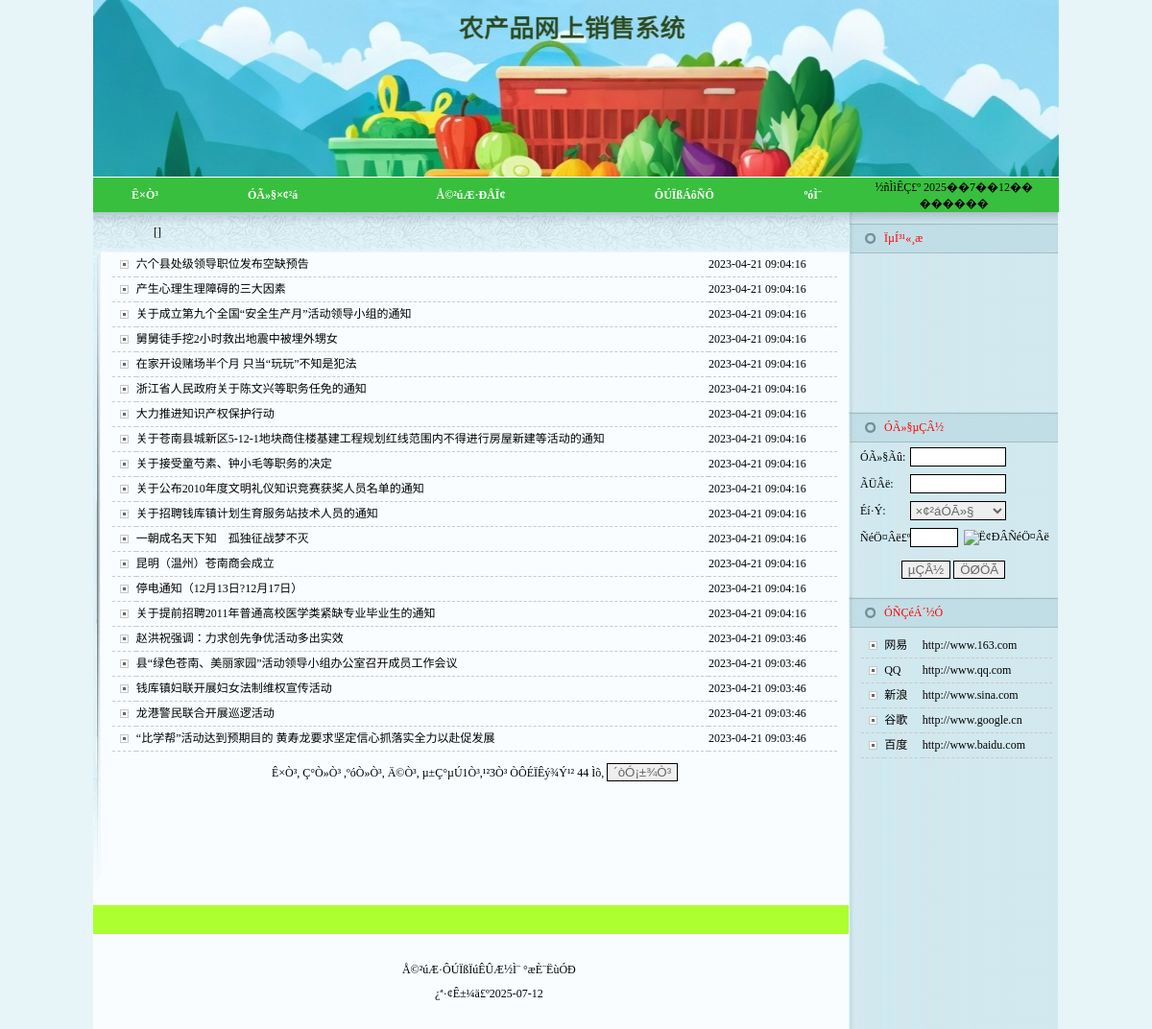
Page /news.php on the committed database.
### tables this page shows
CREATE TABLE `xinwentongzhi` (
  `id` int(11) NOT NULL AUTO_INCREMENT,
  `biaoti` varchar(500) DEFAULT NULL,
  `leibie` varchar(50) DEFAULT NULL,
  `neirong` text,
  `tianjiaren` varchar(50) DEFAULT NULL,
  `addtime` timestamp NULL DEFAULT CURRENT_TIMESTAMP,
  `shouyetupian` varchar(50) DEFAULT NULL,
  `dianjilv` int(11) DEFAULT '1',
  PRIMARY KEY (`id`)
);

CREATE TABLE `youqinglianjie` (
  `id` int(11) NOT NULL AUTO_INCREMENT,
  `wangzhanmingcheng` varchar(50) DEFAULT NULL,
  `wangzhi` varchar(50) DEFAULT NULL,
  `addtime` timestamp NULL DEFAULT CURRENT_TIMESTAMP,
  `logo` varchar(255) DEFAULT NULL,
  PRIMARY KEY (`id`)
);

### news.php (the view, shortened to what this page needs)
<?php
$lb=$_GET["lb"];
if($lb=="")
{
	$lb=$_POST["lb"];
}
?>
<html>
<head>
<LINK href="qtimages/style.css" type=text/css rel=stylesheet>
</head>
<body>
<TABLE cellSpacing=0 cellPadding=0 width=1002 align=center border=0>
  <TBODY>
  <TR>
    <TD>
<?php include_once 'qttop.php';?></TD></TR>
  <TR>
    <TD>
      <TABLE cellSpacing=0 cellPadding=0 width=1002 border=0>
        <TBODY>
        <TR>
          <TD vAlign=top width=786>
            <TABLE cellSpacing=0 cellPadding=0 width=787 bgColor=#f9fdff
            border=0>
              <TBODY>
              <TR>
                <TD
                  height=42 background=qtimages/sy_bg.jpg class="title"><table width="100%" border="0" cellpadding="0" cellspacing="0">
                  <tr>
                    <td width="8%">&nbsp;</td>
                    <td width="92%" ><font class="title">[<?php echo $lb;?>]</font></td>
                  </tr>
                </table></TD>
              </TR>
              <TR>
                <TD vAlign=top bgColor=#edf7f9 height=74>
                  <TABLE cellSpacing=0 cellPadding=0 width=787 border=0>
                    <TBODY>
                    <TR>
                      <TD width=8 height="246" align=right><IMG height=660
                        src="qtimages/sy_line.jpg" width=8></TD>
                      <TD width=100% height="660" vAlign=top bgColor=#f9fdff><table width="97%" border="0" align="center" cellpadding="0" cellspacing="0" class="newsline">
                        <?php
    $sql="select * from xinwentongzhi where 1=1";
  $sql=$sql." order by id desc";
$query=mysql_query($sql);
  $rowscount=mysql_num_rows($query);
  if($rowscount==0)
  {}
  else
  {
  $pagelarge=20;
  $pagecurrent=$_GET["pagecurrent"];
  if($rowscount%$pagelarge==0)
  {
		$pagecount=$rowscount/$pagelarge;
  }
  else
  {
   		$pagecount=intval($rowscount/$pagelarge)+1;
  }
  if($pagecurrent=="" || $pagecurrent<=0)
{
	$pagecurrent=1;
}
		$ddddd=$pagecurrent*$pagelarge;
	for($i=$pagecurrent*$pagelarge-$pagelarge;$i<$ddddd;$i++)
{
  ?>
                        <tr height="25">
                          <td width="3%" align="center" class="newsline"><img src="qtimages/1.jpg"></td>
                          <td width="71%" class="newsline"><a href="gg_detail.php?id=<?php echo mysql_result($query,$i,"id");?>"><?php echo mysql_result($query,$i,"biaoti");?></a></td>
                          <td width="16%" class="newsline"><?php echo mysql_result($query,$i,"addtime");?></td>
                        </tr>
                        <?php
						}
					  }
					  ?>
                      </table>
                        <p align="center"><a href="news.php?pagecurrent=1&lb=<?php echo $lb;?>">Ê×Ò³</a>, <a href="news.php?pagecurrent=<?php echo $pagecurrent-1;?>&lb=<?php echo $lb;?>">Ç°Ò»Ò³</a> ,<a href="news.php?pagecurrent=<?php echo $pagecurrent+1;?>&lb=<?php echo $lb;?>">ºóÒ»Ò³</a>, <a href="news.php?pagecurrent=<?php echo $pagecount;?>&lb=<?php echo $lb;?>">Ä©Ò³</a>, µ±Ç°µÚ<?php echo $pagecurrent;?>Ò³,¹²<?php echo $pagecount;?>Ò³ ÒÔÉÏÊý¾Ý¹²
                          <?php
		echo $rowscount;
	?>
                          Ìõ,
  <input type="button" name="Submit22" onClick="javascript:window.print();" value="´òÓ¡±¾Ò³" style=" height:19px; border:solid 1px #000000; color:#666666" />
                        </p></TD>
                    </TR></TBODY></TABLE></TD></TR>
              <TR>
                <TD bgColor=#f9fdff height=5></TD></TR>
              <TR>
                <TD>&nbsp;</TD>
              </TR>
              <TR>
                <TD>
                  <?php include_once 'qtdown.php';?></TD></TR></TBODY></TABLE></TD>
          <TD vAlign=top width=216
            background=qtimages/rightbg.jpg><?php include_once 'qtleft.php';?>
</TD></TR></TBODY></TABLE></TD></TR></TBODY></TABLE>
</body>
</html>

### qtleft.php (shortened to what this page needs)
<TABLE cellSpacing=0
       cellPadding=0 width="218" border=0>
    <TBODY>
    <TR>
        <TD><IMG height=11 src="qtimages/righttop.jpg"
                 width=218></TD>
    </TR>
    <TR>
        <TD background=qtimages/rightbg1.jpg height=33>
            <TABLE cellSpacing=0 cellPadding=0 width="83%" align=right
                   border=0>
                <TBODY>
                <TR>
                    <TD class=red width="69%">ÏµÍ³¹«¸æ</TD>
                    <TD width="31%"></TD>
                </TR>
                </TBODY>
            </TABLE>
        </TD>
    </TR>
    <TR>
        <TD height="154">
            <TABLE cellSpacing=0 cellPadding=0 width="93%" align=center
                   border=0>
                <TBODY>
                <TR>
                    <TD>
                        <marquee border="0" direction="up" height="138" onMouseOut="start()" onMouseOver="stop()"
                                 scrollamount="1" scrolldelay="50">
                            <table width="100%" height="100%"
                                   border="0" align="center"
                                   cellpadding="0" cellspacing="5">
                            </table>
                        </marquee>
                    </TD>
                </TR>
                </TBODY>
            </TABLE>
        </TD>
    </TR>
    <tr>
        <td height="10"></td>
    </tr>
    <TR>
        <TD background=qtimages/rightbg1.jpg height=33>
            <TABLE cellSpacing=0 cellPadding=0 width="83%" align=right
                   border=0>
                <TBODY>
                <TR>
                    <TD class=red width="69%">ÓÃ»§µÇÂ½</TD>
                    <TD width="31%"></TD>
                </TR>
                </TBODY>
            </TABLE>
        </TD>
    </TR>
    <TR>
        <TD align=middle><?php
            if ($_SESSION['cx'] == "") {
                ?>
                <table width="100%" height="100%" border="0" cellpadding="0" cellspacing="0">
                    <form action="userlog_post.php" method="post" name="userlog" id="userlog">
                        <tr>
                            <td width="12" height="28">&nbsp;</td>
                            <td width="49" height="28">ÓÃ»§Ãû:</td>
                            <td width="109" height="28" colspan="2"><input name="username" type="text" id="username"
                                                                           style="width:100px; height:20px; border:solid 1px #000000; color:#666666"/>
                            </td>
                        </tr>
                        <tr>
                            <td height="28">&nbsp;</td>
                            <td height="28">ÃÜÂë:</td>
                            <td height="28" colspan="2"><input name="pwd1" type="password" id="pwd1"
                                                               style="width:100px; height:20px; border:solid 1px #000000; color:#666666"/>
                            </td>
                        </tr>
                        <tr>
                            <td height="28">&nbsp;</td>
                            <td height="28">Éí·Ý:</td>
                            <td height="28" colspan="2">
                                <select name="cx" id="cx"
                                        style="width:100px; height:20px; border:solid 1px #000000; color:#666666">
                                    <option value="×¢²áÓÃ»§">×¢²áÓÃ»§</option>
                                </select></td>
                        </tr>
                        <tr>
                            <td height="28">&nbsp;</td>
                            <td height="28">ÑéÖ¤Âë£º</td>
                            <td height="28"><input name="yzm" type="text" id="yzm"
                                                   style=" height:20px; border:solid 1px #000000; color:#666666; width:50px"/>
                            </td>
                            <td><img alt="Ë¢ÐÂÑéÖ¤Âë" onclick="this.src='code.php?time='+new Date().getTime();"
                                     src="code.php?time='+new Date().getTime();" style="cursor:hand"/></td>
                        </tr>
                        <tr>
                            <td height="38" colspan="4" align="center"><input type="submit" name="Submit" value="µÇÂ½"
                                                                              style=" height:19px; border:solid 1px #000000; color:#666666"/>
                                <input type="reset" name="Submit2" value="ÖØÖÃ"
                                       style=" height:19px; border:solid 1px #000000; color:#666666"/></td>
                        </tr>
                    </form>
                </table>
            <?php } ?></TD>
    </TR>
    <TR>
        <TD height=10></TD>
    </TR>
    <TR>
        <TD background=qtimages/rightbg1.jpg height=33>
            <TABLE cellSpacing=0 cellPadding=0 width="83%" align=right
                   border=0>
                <TBODY>
                <TR>
                    <TD class=red width="69%">ÓÑÇéÁ´½Ó</TD>
                    <TD width="31%"></TD>
                </TR>
                </TBODY>
            </TABLE>
        </TD>
    </TR>
    <TR>
        <TD style="PADDING-LEFT: 7px; PADDING-TOP: 5px" align=middle>
            <table class="newsline" cellspacing="0" cellpadding="0" width="94%"
                   align="center" border="0">
                <tbody>
                <?php
                $sql = "select * from youqinglianjie order by id desc";
                $query = mysql_query($sql);
                $rowscount = mysql_num_rows($query);
                if ($rowscount > 0) {
                    for ($i = 0; $i < $rowscount; $i++) {
                        ?>
                        <tr>
                            <td width="12%" height="25" align="center"><span class="STYLE2"><img src="qtimages/1.jpg"/></span>
                            </td>
                            <td width="20%" height="25"><a href="<?php echo mysql_result($query, $i, "wangzhi"); ?>"
                                                           target="_blank"><?php echo mysql_result($query, $i, "wangzhanmingcheng"); ?></a>
                            </td>
                            <td width="68%" height="25"><a href="<?php echo mysql_result($query, $i, "wangzhi"); ?>"
                                                           target="_blank"><?php echo mysql_result($query, $i, "wangzhi"); ?></a>
                            </td>
                        </tr>
                        <?php
                    }
                }
                ?>
                </tbody>
            </table>
        </TD>
    </TR>
    <TR>
        <TD>&nbsp;</TD>
    </TR>
    </TBODY>
</TABLE>

### qtimages/style.css (style rules this page uses)
BODY { MARGIN: 0px }
BODY TD { FONT-SIZE: 12px }
A:link { COLOR: #000; TEXT-DECORATION: none }
.red { COLOR: #f00 }
.newsline TD { LINE-HEIGHT: 25px; BORDER-BOTTOM: #c9c9c9 1px dashed }
.newsline TD A:link { COLOR: #000 }
.STYLE2 { color: #FFFFFF }
body { background-color: #E7F5F8; }

### rows in the picture
xinwentongzhi: biaoti "六个县处级领导职位发布空缺预告", addtime "2023-04-21 09:04:16"
xinwentongzhi: biaoti "产生心理生理障碍的三大因素", addtime "2023-04-21 09:04:16"
xinwentongzhi: biaoti "关于成立第九个全国“安全生产月”活动领导小组的通知", addtime "2023-04-21 09:04:16"
xinwentongzhi: biaoti "舅舅徒手挖2小时救出地震中被埋外甥女", addtime "2023-04-21 09:04:16"
xinwentongzhi: biaoti "在家开设赌场半个月 只当“玩玩”不知是犯法", addtime "2023-04-21 09:04:16"
xinwentongzhi: biaoti "浙江省人民政府关于陈文兴等职务任免的通知", addtime "2023-04-21 09:04:16"
xinwentongzhi: biaoti "大力推进知识产权保护行动", addtime "2023-04-21 09:04:16"
xinwentongzhi: biaoti "关于苍南县城新区5-12-1地块商住楼基建工程规划红线范围内不得进行房屋新建等活动的通知", addtime "2023-04-21 09:04:16"
xinwentongzhi: biaoti "关于接受童芍素、钟小毛等职务的决定", addtime "2023-04-21 09:04:16"
xinwentongzhi: biaoti "关于公布2010年度文明礼仪知识竞赛获奖人员名单的通知", addtime "2023-04-21 09:04:16"
xinwentongzhi: biaoti "关于招聘钱库镇计划生育服务站技术人员的通知", addtime "2023-04-21 09:04:16"
xinwentongzhi: biaoti "一朝成名天下知 孤独征战梦不灭", addtime "2023-04-21 09:04:16"
xinwentongzhi: biaoti "昆明（温州）苍南商会成立", addtime "2023-04-21 09:04:16"
xinwentongzhi: biaoti "停电通知（12月13日?12月17日）", addtime "2023-04-21 09:04:16"
xinwentongzhi: biaoti "关于提前招聘2011年普通高校医学类紧缺专业毕业生的通知", addtime "2023-04-21 09:04:16"
xinwentongzhi: biaoti "赵洪祝强调：力求创先争优活动多出实效", addtime "2023-04-21 09:03:46"
xinwentongzhi: biaoti "县“绿色苍南、美丽家园”活动领导小组办公室召开成员工作会议", addtime "2023-04-21 09:03:46"
xinwentongzhi: biaoti "钱库镇妇联开展妇女法制维权宣传活动", addtime "2023-04-21 09:03:46"
xinwentongzhi: biaoti "龙港警民联合开展巡逻活动", addtime "2023-04-21 09:03:46"
xinwentongzhi: biaoti "“比学帮”活动达到预期目的 黄寿龙要求坚定信心抓落实全力以赴促发展", addtime "2023-04-21 09:03:46"
youqinglianjie: wangzhanmingcheng "网易", wangzhi "http://www.163.com"
youqinglianjie: wangzhanmingcheng "QQ", wangzhi "http://www.qq.com"
youqinglianjie: wangzhanmingcheng "新浪", wangzhi "http://www.sina.com"
youqinglianjie: wangzhanmingcheng "谷歌", wangzhi "http://www.google.cn"
youqinglianjie: wangzhanmingcheng "百度", wangzhi "http://www.baidu.com"

### other values in the picture
$pagecurrent "1"
$pagecount "3"
$rowscount "44"
